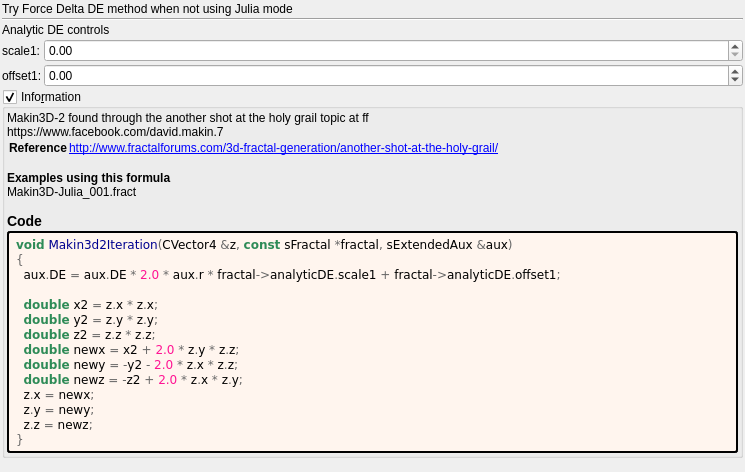
<?xml version="1.0" encoding="UTF-8"?>
<ui version="4.0">
 <class>makin3d2</class>
 <widget class="QWidget" name="Form">
  <property name="geometry">
   <rect>
    <x>0</x>
    <y>0</y>
    <width>745</width>
    <height>472</height>
   </rect>
  </property>
  <property name="windowTitle">
   <string notr="true">makin3d2</string>
  </property>
  <layout class="QVBoxLayout" name="verticalLayout">
   <property name="spacing">
    <number>2</number>
   </property>
   <property name="leftMargin">
    <number>2</number>
   </property>
   <property name="topMargin">
    <number>2</number>
   </property>
   <property name="rightMargin">
    <number>2</number>
   </property>
   <property name="bottomMargin">
    <number>2</number>
   </property>
   <item>
    <widget class="QLabel" name="label_180">
     <property name="text">
      <string>Try Force Delta DE method when not using Julia mode</string>
     </property>
    </widget>
   </item>
   <item>
    <widget class="Line" name="line">
     <property name="orientation">
      <enum>Qt::Horizontal</enum>
     </property>
    </widget>
   </item>
   <item>
    <widget class="QLabel" name="label_181">
     <property name="text">
      <string>Analytic DE controls</string>
     </property>
    </widget>
   </item>
   <item>
    <layout class="QGridLayout" name="gridLayout_28" columnstretch="0,0,1">
     <property name="spacing">
      <number>2</number>
     </property>
     <item row="1" column="1">
      <widget class="QLabel" name="label_178">
       <property name="text">
        <string>offset1:</string>
       </property>
      </widget>
     </item>
     <item row="0" column="1">
      <widget class="QLabel" name="label_179">
       <property name="text">
        <string>scale1:</string>
       </property>
      </widget>
     </item>
     <item row="0" column="2">
      <widget class="MyDoubleSpinBox" name="spinbox_analyticDE_scale_1">
       <property name="sizePolicy">
        <sizepolicy hsizetype="Minimum" vsizetype="Maximum">
         <horstretch>0</horstretch>
         <verstretch>0</verstretch>
        </sizepolicy>
       </property>
       <property name="prefix">
        <string/>
       </property>
       <property name="suffix">
        <string/>
       </property>
       <property name="decimals">
        <number>2</number>
       </property>
       <property name="minimum">
        <double>0.000000000000000</double>
       </property>
       <property name="maximum">
        <double>99.989999999999995</double>
       </property>
       <property name="singleStep">
        <double>0.100000000000000</double>
       </property>
      </widget>
     </item>
     <item row="1" column="2">
      <widget class="MyDoubleSpinBox" name="spinbox_analyticDE_offset_1">
       <property name="sizePolicy">
        <sizepolicy hsizetype="Minimum" vsizetype="Maximum">
         <horstretch>0</horstretch>
         <verstretch>0</verstretch>
        </sizepolicy>
       </property>
       <property name="prefix">
        <string/>
       </property>
       <property name="suffix">
        <string/>
       </property>
       <property name="decimals">
        <number>2</number>
       </property>
       <property name="minimum">
        <double>-99.989999999999995</double>
       </property>
       <property name="maximum">
        <double>99.989999999999995</double>
       </property>
       <property name="singleStep">
        <double>0.100000000000000</double>
       </property>
      </widget>
     </item>
    </layout>
   </item>
   <item>
    <widget class="MyGroupBox" name="groupCheck_info">
     <property name="title">
      <string>Info&amp;rmation</string>
     </property>
     <property name="flat">
      <bool>false</bool>
     </property>
     <property name="checkable">
      <bool>true</bool>
     </property>
     <layout class="QVBoxLayout" name="verticalLayout_2">
      <property name="spacing">
       <number>2</number>
      </property>
      <property name="leftMargin">
       <number>2</number>
      </property>
      <property name="topMargin">
       <number>2</number>
      </property>
      <property name="rightMargin">
       <number>2</number>
      </property>
      <property name="bottomMargin">
       <number>2</number>
      </property>
      <item>
       <widget class="QLabel" name="label_information_general">
        <property name="text">
         <string notr="true">&lt;p&gt;Makin3D-2 found through the another shot at the holy grail topic at ff&lt;br&gt;https://www.facebook.com/david.makin.7&lt;/p&gt;&lt;table&gt;
&lt;tr&gt;&lt;th&gt;Reference&lt;/th&gt;&lt;td&gt;&lt;a href=&quot;http://www.fractalforums.com/3d-fractal-generation/another-shot-at-the-holy-grail/&quot;&gt;http://www.fractalforums.com/3d-fractal-generation/another-shot-at-the-holy-grail/&lt;br&gt;
&lt;/td&gt;&lt;/tr&gt;
&lt;/table&gt;
&lt;br&gt;&lt;b&gt;Examples using this formula&lt;/b&gt;&lt;br&gt;Makin3D-Julia_001.fract&lt;h3&gt;Code&lt;/h3&gt;</string>
        </property>
        <property name="wordWrap">
         <bool>true</bool>
        </property>
        <property name="openExternalLinks">
         <bool>true</bool>
        </property>
        <property name="textInteractionFlags">
         <set>Qt::LinksAccessibleByMouse|Qt::TextSelectableByMouse</set>
        </property>
       </widget>
      </item>
      <item>
       <widget class="QLabel" name="label_code_content">
        <property name="styleSheet">
         <string notr="true">border-style: outset; border-width: 2px; border-radius: 3px; border-color: black; background-color: #fff5ee; padding: 4px;</string>
        </property>
        <property name="text">
         <string notr="true">&lt;body style=&quot;background-color:#fff5ee&quot;&gt;
&lt;pre style=&quot;color:#000000; background-color:#fff5ee;  font-family:&#039;Courier New&#039;,monospace;&quot;&gt;&lt;span style=&quot;color:#2e8b57; font-weight:bold&quot;&gt;void&lt;/span&gt; &lt;span style=&quot;color:#00008f&quot;&gt;Makin3d2Iteration&lt;/span&gt;&lt;span style=&quot;color:#676767&quot;&gt;(&lt;/span&gt;CVector4 &lt;span style=&quot;color:#676767&quot;&gt;&amp;amp;&lt;/span&gt;z&lt;span style=&quot;color:#676767&quot;&gt;,&lt;/span&gt; &lt;span style=&quot;color:#2e8b57; font-weight:bold&quot;&gt;const&lt;/span&gt; sFractal &lt;span style=&quot;color:#676767&quot;&gt;*&lt;/span&gt;fractal&lt;span style=&quot;color:#676767&quot;&gt;,&lt;/span&gt; sExtendedAux &lt;span style=&quot;color:#676767&quot;&gt;&amp;amp;&lt;/span&gt;aux&lt;span style=&quot;color:#676767&quot;&gt;)&lt;/span&gt;
&lt;span style=&quot;color:#676767&quot;&gt;{&lt;/span&gt;
  aux&lt;span style=&quot;color:#676767&quot;&gt;.&lt;/span&gt;DE &lt;span style=&quot;color:#676767&quot;&gt;=&lt;/span&gt; aux&lt;span style=&quot;color:#676767&quot;&gt;.&lt;/span&gt;DE &lt;span style=&quot;color:#676767&quot;&gt;*&lt;/span&gt; &lt;span style=&quot;color:#ff1493&quot;&gt;2.0&lt;/span&gt; &lt;span style=&quot;color:#676767&quot;&gt;*&lt;/span&gt; aux&lt;span style=&quot;color:#676767&quot;&gt;.&lt;/span&gt;r &lt;span style=&quot;color:#676767&quot;&gt;*&lt;/span&gt; fractal&lt;span style=&quot;color:#676767&quot;&gt;-&amp;gt;&lt;/span&gt;analyticDE&lt;span style=&quot;color:#676767&quot;&gt;.&lt;/span&gt;scale1 &lt;span style=&quot;color:#676767&quot;&gt;+&lt;/span&gt; fractal&lt;span style=&quot;color:#676767&quot;&gt;-&amp;gt;&lt;/span&gt;analyticDE&lt;span style=&quot;color:#676767&quot;&gt;.&lt;/span&gt;offset1&lt;span style=&quot;color:#676767&quot;&gt;;&lt;/span&gt;

  &lt;span style=&quot;color:#2e8b57; font-weight:bold&quot;&gt;double&lt;/span&gt; x2 &lt;span style=&quot;color:#676767&quot;&gt;=&lt;/span&gt; z&lt;span style=&quot;color:#676767&quot;&gt;.&lt;/span&gt;x &lt;span style=&quot;color:#676767&quot;&gt;*&lt;/span&gt; z&lt;span style=&quot;color:#676767&quot;&gt;.&lt;/span&gt;x&lt;span style=&quot;color:#676767&quot;&gt;;&lt;/span&gt;
  &lt;span style=&quot;color:#2e8b57; font-weight:bold&quot;&gt;double&lt;/span&gt; y2 &lt;span style=&quot;color:#676767&quot;&gt;=&lt;/span&gt; z&lt;span style=&quot;color:#676767&quot;&gt;.&lt;/span&gt;y &lt;span style=&quot;color:#676767&quot;&gt;*&lt;/span&gt; z&lt;span style=&quot;color:#676767&quot;&gt;.&lt;/span&gt;y&lt;span style=&quot;color:#676767&quot;&gt;;&lt;/span&gt;
  &lt;span style=&quot;color:#2e8b57; font-weight:bold&quot;&gt;double&lt;/span&gt; z2 &lt;span style=&quot;color:#676767&quot;&gt;=&lt;/span&gt; z&lt;span style=&quot;color:#676767&quot;&gt;.&lt;/span&gt;z &lt;span style=&quot;color:#676767&quot;&gt;*&lt;/span&gt; z&lt;span style=&quot;color:#676767&quot;&gt;.&lt;/span&gt;z&lt;span style=&quot;color:#676767&quot;&gt;;&lt;/span&gt;
  &lt;span style=&quot;color:#2e8b57; font-weight:bold&quot;&gt;double&lt;/span&gt; newx &lt;span style=&quot;color:#676767&quot;&gt;=&lt;/span&gt; x2 &lt;span style=&quot;color:#676767&quot;&gt;+&lt;/span&gt; &lt;span style=&quot;color:#ff1493&quot;&gt;2.0&lt;/span&gt; &lt;span style=&quot;color:#676767&quot;&gt;*&lt;/span&gt; z&lt;span style=&quot;color:#676767&quot;&gt;.&lt;/span&gt;y &lt;span style=&quot;color:#676767&quot;&gt;*&lt;/span&gt; z&lt;span style=&quot;color:#676767&quot;&gt;.&lt;/span&gt;z&lt;span style=&quot;color:#676767&quot;&gt;;&lt;/span&gt;
  &lt;span style=&quot;color:#2e8b57; font-weight:bold&quot;&gt;double&lt;/span&gt; newy &lt;span style=&quot;color:#676767&quot;&gt;= -&lt;/span&gt;y2 &lt;span style=&quot;color:#676767&quot;&gt;-&lt;/span&gt; &lt;span style=&quot;color:#ff1493&quot;&gt;2.0&lt;/span&gt; &lt;span style=&quot;color:#676767&quot;&gt;*&lt;/span&gt; z&lt;span style=&quot;color:#676767&quot;&gt;.&lt;/span&gt;x &lt;span style=&quot;color:#676767&quot;&gt;*&lt;/span&gt; z&lt;span style=&quot;color:#676767&quot;&gt;.&lt;/span&gt;z&lt;span style=&quot;color:#676767&quot;&gt;;&lt;/span&gt;
  &lt;span style=&quot;color:#2e8b57; font-weight:bold&quot;&gt;double&lt;/span&gt; newz &lt;span style=&quot;color:#676767&quot;&gt;= -&lt;/span&gt;z2 &lt;span style=&quot;color:#676767&quot;&gt;+&lt;/span&gt; &lt;span style=&quot;color:#ff1493&quot;&gt;2.0&lt;/span&gt; &lt;span style=&quot;color:#676767&quot;&gt;*&lt;/span&gt; z&lt;span style=&quot;color:#676767&quot;&gt;.&lt;/span&gt;x &lt;span style=&quot;color:#676767&quot;&gt;*&lt;/span&gt; z&lt;span style=&quot;color:#676767&quot;&gt;.&lt;/span&gt;y&lt;span style=&quot;color:#676767&quot;&gt;;&lt;/span&gt;
  z&lt;span style=&quot;color:#676767&quot;&gt;.&lt;/span&gt;x &lt;span style=&quot;color:#676767&quot;&gt;=&lt;/span&gt; newx&lt;span style=&quot;color:#676767&quot;&gt;;&lt;/span&gt;
  z&lt;span style=&quot;color:#676767&quot;&gt;.&lt;/span&gt;y &lt;span style=&quot;color:#676767&quot;&gt;=&lt;/span&gt; newy&lt;span style=&quot;color:#676767&quot;&gt;;&lt;/span&gt;
  z&lt;span style=&quot;color:#676767&quot;&gt;.&lt;/span&gt;z &lt;span style=&quot;color:#676767&quot;&gt;=&lt;/span&gt; newz&lt;span style=&quot;color:#676767&quot;&gt;;&lt;/span&gt;
&lt;span style=&quot;color:#676767&quot;&gt;}&lt;/span&gt;
&lt;/pre&gt;
&lt;/body&gt;</string>
        </property>
        <property name="wordWrap">
         <bool>true</bool>
        </property>
        <property name="openExternalLinks">
         <bool>true</bool>
        </property>
        <property name="textInteractionFlags">
         <set>Qt::LinksAccessibleByMouse|Qt::TextSelectableByMouse</set>
        </property>
       </widget>
      </item>
     </layout>
    </widget>
   </item>
   <item>
    <spacer name="verticalSpacer">
     <property name="orientation">
      <enum>Qt::Vertical</enum>
     </property>
     <property name="sizeHint" stdset="0">
      <size>
       <width>20</width>
       <height>40</height>
      </size>
     </property>
    </spacer>
   </item>
  </layout>
 </widget>
 <customwidgets>
  <customwidget>
   <class>MyGroupBox</class>
   <extends>QGroupBox</extends>
   <header>my_group_box.h</header>
   <container>1</container>
  </customwidget>
  <customwidget>
   <class>MyDoubleSpinBox</class>
   <extends>QDoubleSpinBox</extends>
   <header>my_double_spin_box.h</header>
  </customwidget>
 </customwidgets>
 <tabstops>
  <tabstop>groupCheck_info</tabstop>
 </tabstops>
 <resources/>
 <connections/>
</ui>
